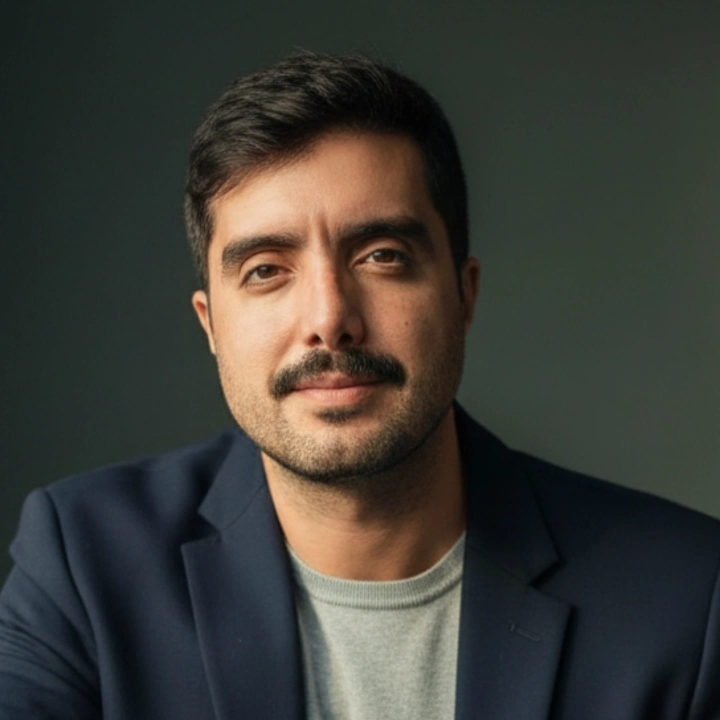
#> input picture itbichek/img/diego.jpg, 1440 x 1440 px (shown at 1/2 size)
$ python gerar_fotos_circulares.py
#> lines starting #> are read from the running program, lines starting #| are printed output that depends on the picture
"""
gerar_fotos_circulares.py
--------------------------
Lê diego.jpg e gustavo.jpg da pasta img/,
recorta o rosto em círculo e salva as versões finais no mesmo lugar.

Como usar:
  1. Coloque diego.jpg e gustavo.jpg dentro da pasta  itbichek/img/
  2. Execute:  python gerar_fotos_circulares.py
  3. As fotos serão sobrescritas com as versões circulares prontas para o site.

Requisito:  pip install Pillow
"""

from PIL import Image, ImageDraw, ImageFilter
import os

# --- Configuração de recorte por foto ---
# face_box = (left%, top%, right%, bottom%)  — porcentagem da imagem original
# Ajuste se o rosto não aparecer centralizado corretamente.
CONFIGS = {
    "diego.jpg": {
        "face_box": (0.10, 0.03, 0.90, 0.75),   # retrato de gravata azul
        "output_size": 400,
    },
    "gustavo.jpg": {
        "face_box": (0.15, 0.02, 0.85, 0.65),   # retrato de gravata bordô
        "output_size": 400,
    },
}

IMG_DIR = os.path.join(os.path.dirname(__file__), "img")


def crop_circle(img_path, face_box, output_size):
#> called with img_path = 'itbichek/img/diego.jpg', face_box = (0.1, 0.03, 0.9, 0.75), output_size = 400
    img = Image.open(img_path).convert("RGBA")
    w, h = img.size
#> w = 1440; h = 1440

    # Recorta a região do rosto
    l = int(face_box[0] * w)
#> l = 144
    t = int(face_box[1] * h)
#> t = 43
    r = int(face_box[2] * w)
#> r = 1296
    b = int(face_box[3] * h)
#> b = 1080

    # Garante quadrado perfeito (centraliza)
    side = min(r - l, b - t)
#> side = 1037
    cx = (l + r) // 2
#> cx = 720
    cy = (t + b) // 2
#> cy = 561
    l = cx - side // 2
#> l = 202
    t = cy - side // 2
    r = l + side
#> r = 1239
    b = t + side

    face = img.crop((l, t, r, b)).resize((output_size, output_size), Image.LANCZOS)
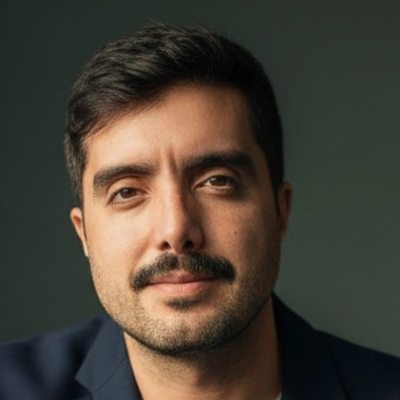
#> face: PIL image 400x400 RGBA; mean R, G, B, A 71.5, 64.7, 54, 255

    # Máscara circular com borda suave
    mask = Image.new("L", (output_size, output_size), 0)
#> mask: PIL image 400x400 L; every value is 0
    draw = ImageDraw.Draw(mask)
    draw.ellipse((0, 0, output_size - 1, output_size - 1), fill=255)
    mask = mask.filter(ImageFilter.GaussianBlur(1))
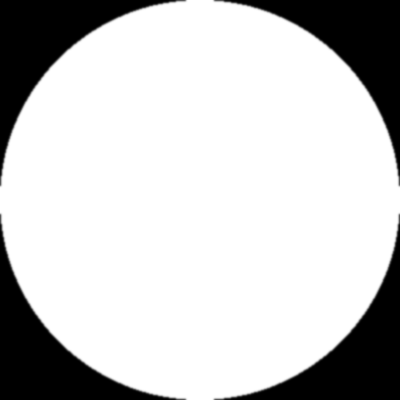
#> mask: PIL image 400x400 L; min 0, max 255, mean 200.2

    # Aplica máscara
    result = Image.new("RGBA", (output_size, output_size), (0, 0, 0, 0))
#> result: PIL image 400x400 RGBA; every value is 0
    result.paste(face, (0, 0))
    result.putalpha(mask)
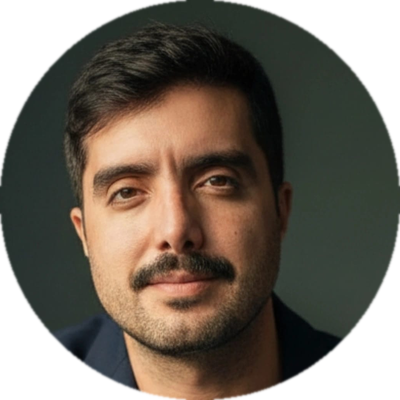
#> result: PIL image 400x400 RGBA; mean R, G, B, A 71.5, 64.7, 54, 200.2; transparent parts drawn white

    # Salva como JPEG com fundo branco (compatível com todos os browsers)
    bg = Image.new("RGB", (output_size, output_size), (255, 255, 255))
#> bg: PIL image 400x400 RGB; every value is 255
    bg.paste(result, mask=result.split()[3])
    return bg


def main():
    for filename, cfg in CONFIGS.items():
        path = os.path.join(IMG_DIR, filename)
        if not os.path.exists(path):
            print(f"  ⚠️  Arquivo não encontrado: {path} — pule e adicione depois.")
            continue

        print(f"  ✂️  Processando {filename}...")
        result = crop_circle(path, cfg["face_box"], cfg["output_size"])
        result.save(path, "JPEG", quality=92, optimize=True)
        print(f"  ✅  {filename} salvo ({cfg['output_size']}×{cfg['output_size']}px)")
#> pass 2 of the loop in main, `for filename, cfg in CONFIGS.items():`:
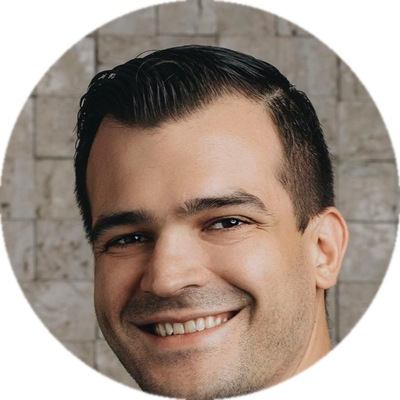
#> input picture itbichek/img/gustavo.jpg, 400 x 400 px
#> img: PIL image 400x400 RGBA
#> in crop_circle (call 2), `face = img.crop((l, t, r, b)).resize((output_size, output_size), Image..`:
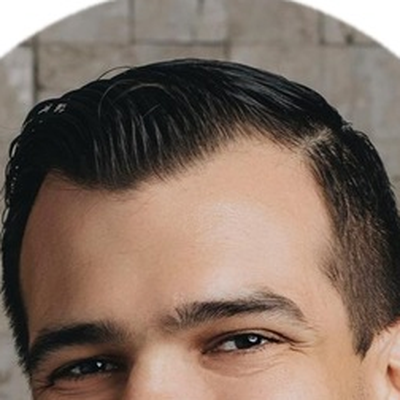
#> face: PIL image 400x400 RGBA; mean R, G, B, A 128.6, 109.5, 97.3, 255
#> in crop_circle (call 2), `result.putalpha(mask)`:
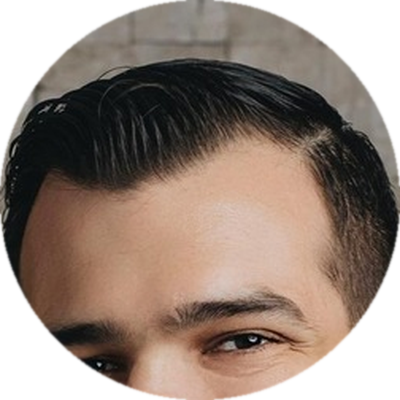
#> result: PIL image 400x400 RGBA; mean R, G, B, A 128.6, 109.5, 97.3, 200.2; transparent parts drawn white

    print("\nPronto! Faça o deploy normalmente — as fotos já estão na pasta img/.")


if __name__ == "__main__":
    main()
